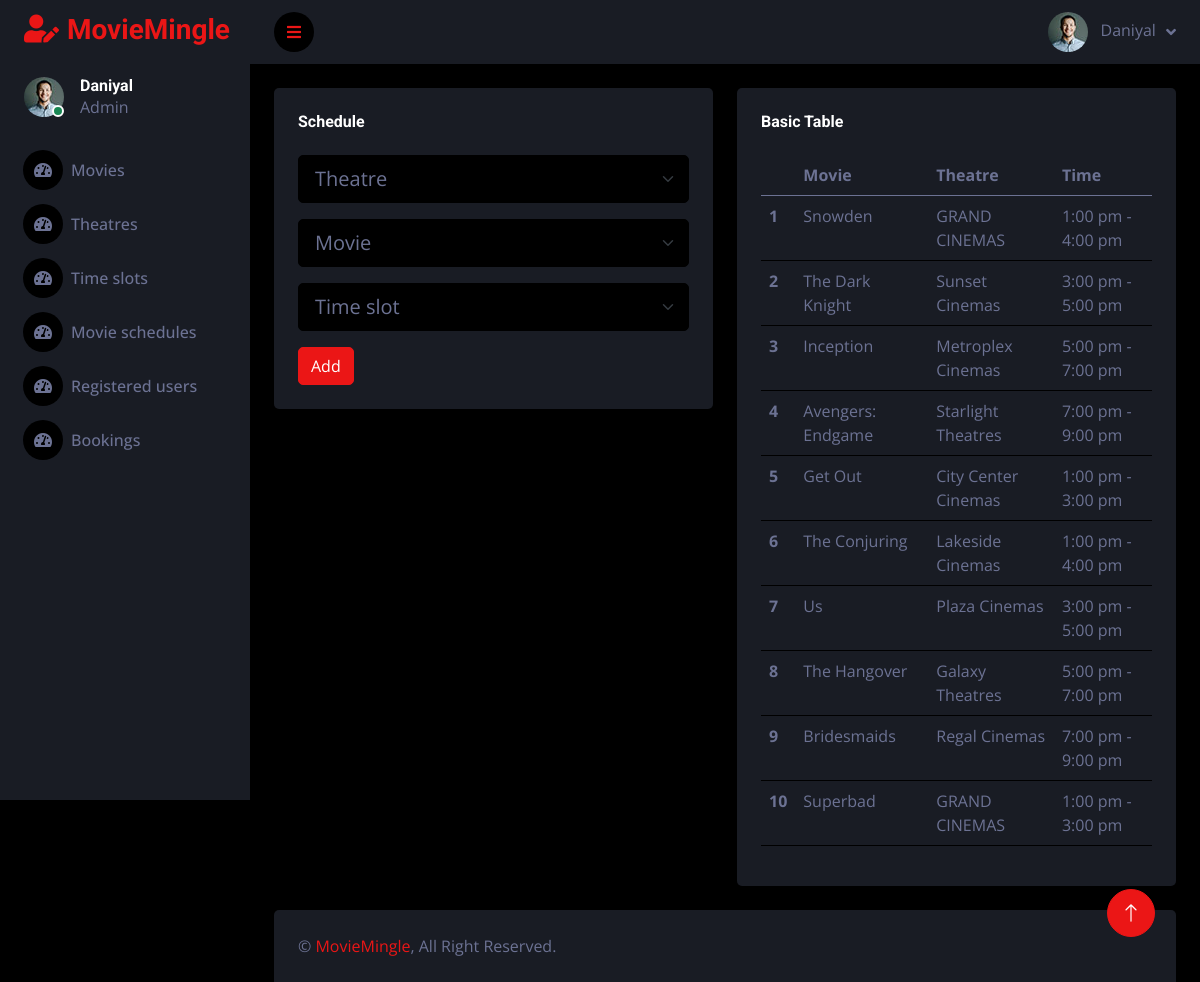
/adminpanel/movie_schedule.php (signed in), run on the app's committed database.
### tables this page shows
CREATE TABLE `movie_schedule` (
  `id` int(11) NOT NULL,
  `theatre_id` int(11) NOT NULL,
  `movie_id` int(11) NOT NULL,
  `slot_id` int(11) NOT NULL
);

CREATE TABLE `movies` (
  `id` int(11) NOT NULL,
  `name` varchar(100) NOT NULL,
  `year` year(4) NOT NULL,
  `category` varchar(1000) NOT NULL,
  `rating` int(11) NOT NULL,
  `pictures` varchar(1000) NOT NULL,
  `trailers` varchar(1000) NOT NULL,
  `description` longtext NOT NULL
);

CREATE TABLE `theatres` (
  `id` int(11) NOT NULL,
  `name` varchar(100) NOT NULL,
  `location` varchar(1000) NOT NULL,
  `picture` longtext NOT NULL
);

CREATE TABLE `slots` (
  `id` int(11) NOT NULL,
  `slot` varchar(100) NOT NULL
);

### adminpanel/movie_schedule.php (the view, shortened to what this page needs)
<?php
include("header.php");
if (isset($_SESSION['user_id'])) {
?>
<div class="container-fluid pt-4 px-4">
<div class="row g-4">
<div class="col-sm-12 col-xl-6">
<form method="post" action="" enctype="multipart/form-data">
                        <div class="bg-secondary rounded h-100 p-4">
                            <h6 class="mb-4">Schedule</h6>
                            <select name="theatre" class="form-select form-select-lg mb-3" aria-label=".form-select-lg example">
                                <option selected>Theatre</option>
                          </select>
                            <select name="movie" class="form-select form-select-lg mb-3" aria-label=".form-select-lg example">
                                <option selected>Movie</option>
                            </select>
                            <select name="slot" class="form-select form-select-lg mb-3" aria-label=".form-select-lg example">
                                <option selected>Time slot</option>
                            </select>
                            <button name="submit" type="submit" class="btn btn-primary">Add</button>
    ?></form>
                        </div>
                    </div>
                    <div class="col-sm-12 col-xl-6">
                        <div class="bg-secondary rounded h-100 p-4">
                            <h6 class="mb-4">Basic Table</h6>
                            <table class="table">
                                <thead>
                                    <tr>
                                        <th ></th>
                                        <th scope="col">Movie</th>
                                        <th scope="col">Theatre</th>
                                        <th scope="col">Time</th>
                                    </tr>
                                </thead>
                                <tbody>
                                <?php
                    $query = "SELECT * FROM `movie_schedule`";
                    $result = mysqli_query($con, $query);
                    if ($result) {
                        $rowNumber = 1;
                        while ($row = mysqli_fetch_assoc($result)) {
                            $movie_id = $row['movie_id'];
                            $theatre_id = $row['theatre_id'];
                            $slot_id = $row['slot_id'];
                    ?>
                                    <tr>
                                        <th scope="row"><?php echo $rowNumber; ?></th>
                                        <?php
                                        $mquery = "SELECT * FROM `movies` WHERE id='$movie_id'";
                                        $movie = mysqli_query($con, $mquery);
                                        $row = mysqli_fetch_assoc($movie);
                                        ?>
                                        <td><?php echo $row['name']; ?></td>
                                        <?php
                                        $tquery = "SELECT * FROM `theatres` WHERE id='$theatre_id'";
                                        $theatre = mysqli_query($con, $tquery);
                                        $row = mysqli_fetch_assoc($theatre);
                                        ?>
                                        <td><?php echo $row['name']; ?></td>
                                        <?php
                                        $tquery = "SELECT * FROM `slots` WHERE id='$slot_id'";
                                        $slot_id = mysqli_query($con, $tquery);
                                        $row = mysqli_fetch_assoc($slot_id);
                                        ?>
                                        <td><?php echo $row['slot']; ?></td>
                                    </tr>
                                    <?php
                                    $rowNumber++;
                        }
                    } else {
                        echo "<tr><td colspan='5'>Error fetching data</td></tr>";
                    }
                    ?>
                                </tbody>
                            </table>
                        </div>
                    </div>
</div>
</div>
<?php
}
include("footer.php");
?>

### adminpanel/css/style.css (style rules this page uses)
:root { --primary: #EB1616; --secondary: #191C24; --light: #6C7293; --dark: #000000; }
.btn { transition: .5s; }

### data on the page
movie_schedule: movie.name "Snowden", theatre.name "GRAND CINEMAS", slot.slot "1:00 pm - 4:00 pm"
movie_schedule: movie.name "The Dark Knight", theatre.name "Sunset Cinemas", slot.slot "3:00 pm - 5:00 pm"
movie_schedule: movie.name "Inception", theatre.name "Metroplex Cinemas", slot.slot "5:00 pm - 7:00 pm"
movie_schedule: movie.name "Avengers: Endgame", theatre.name "Starlight Theatres", slot.slot "7:00 pm - 9:00 pm"
movie_schedule: movie.name "Get Out", theatre.name "City Center Cinemas", slot.slot "1:00 pm - 3:00 pm"
movie_schedule: movie.name "The Conjuring", theatre.name "Lakeside Cinemas", slot.slot "1:00 pm - 4:00 pm"
movie_schedule: movie.name "Us", theatre.name "Plaza Cinemas", slot.slot "3:00 pm - 5:00 pm"
movie_schedule: movie.name "The Hangover", theatre.name "Galaxy Theatres", slot.slot "5:00 pm - 7:00 pm"
movie_schedule: movie.name "Bridesmaids", theatre.name "Regal Cinemas", slot.slot "7:00 pm - 9:00 pm"
movie_schedule: movie.name "Superbad", theatre.name "GRAND CINEMAS", slot.slot "1:00 pm - 3:00 pm"

### other printed values
$username "Daniyal"
